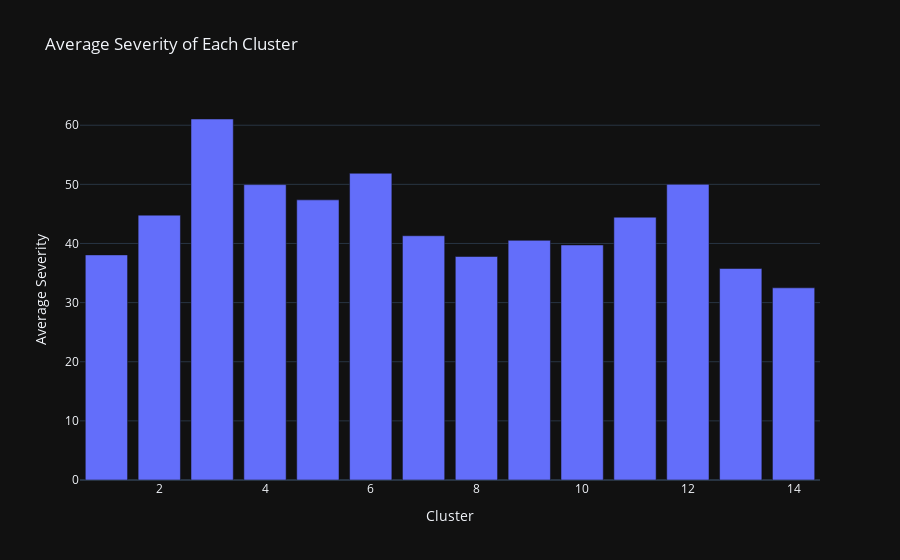

The code cell stored with this chart in its notebook:
### Code cell
# display average severity of each cluster as a bar chart
df_severity = pd.DataFrame({
    'Cluster': range(1, optimal_clusters+1),
    'Average Severity': [findings[cluster_labels == i]['severity'].mean() for i in range(optimal_clusters)]
})

fig = px.bar(df_severity, x='Cluster', y='Average Severity', title='Average Severity of Each Cluster')
fig.show()

### Figure 1 — Plotly figure (JSON) as saved in the notebook; plotly's stock layout.template omitted (floating-point values rounded to 4 significant figures)
{"data": [{"alignmentgroup": "True", "hovertemplate": "Cluster=%{x}<br>Average Severity=%{y}<extra></extra>", "legendgroup": "", "marker": {"color": "#636efa", "pattern": {"shape": ""}}, "name": "", "offsetgroup": "", "orientation": "v", "showlegend": false, "textposition": "auto", "x": [1, 2, 3, 4, 5, 6, 7, 8, 9, 10, 11, 12, 13, 14], "xaxis": "x", "y": [38.07, 44.79, 61.05, 49.95, 47.38, 51.88, 41.31, 37.8, 40.53, 39.75, 44.45, 50.0, 35.76, 32.5], "yaxis": "y", "type": "bar"}], "layout": {"xaxis": {"anchor": "y", "domain": [0.0, 1.0], "title": {"text": "Cluster"}}, "yaxis": {"anchor": "x", "domain": [0.0, 1.0], "title": {"text": "Average Severity"}}, "legend": {"tracegroupgap": 0}, "title": {"text": "Average Severity of Each Cluster"}, "barmode": "relative"}}
